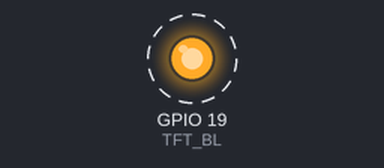
Simulated run of this sketch. Board: ESP32. Shown: output pins drawn as LEDs (lit = HIGH). Dashed ring = blinking. What the sketch prints to the serial monitor is not drawn.

Above: at 1.5 s.
Timing chart, 0 to 5.6 s (numbered marks = the images above):
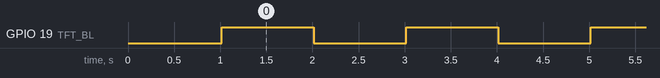

The sketch:

i2c_scan.ino
```cpp
#include <Wire.h>

#define TFT_BL 19

void setup() {
  Serial.begin(115200);
  delay(1000);

  // Test backlight
  pinMode(TFT_BL, OUTPUT);
  Serial.println("Testing TFT backlight on GPIO19...");
  Serial.println("Watch the display - backlight should blink on/off");

  // I2C scan
  Wire.begin(21, 22);
  Wire.setClock(400000);

  Serial.println("\nI2C Scanner");
  int found = 0;
  for (byte addr = 1; addr < 127; addr++) {
    Wire.beginTransmission(addr);
    if (Wire.endTransmission() == 0) {
      Serial.printf("Found device at 0x%02X\n", addr);
      found++;
    }
  }
  Serial.printf("Found %d I2C device(s)\n\n", found);
}

void loop() {
  // Blink backlight - should be visible even without SPI working
  Serial.println("Backlight ON");
  digitalWrite(TFT_BL, HIGH);
  delay(1000);

  Serial.println("Backlight OFF");
  digitalWrite(TFT_BL, LOW);
  delay(1000);
}
```

Measured:
- by itself, GPIO 19 (TFT_BL): alternates HIGH for 1.0 s and LOW for 1.0 s
